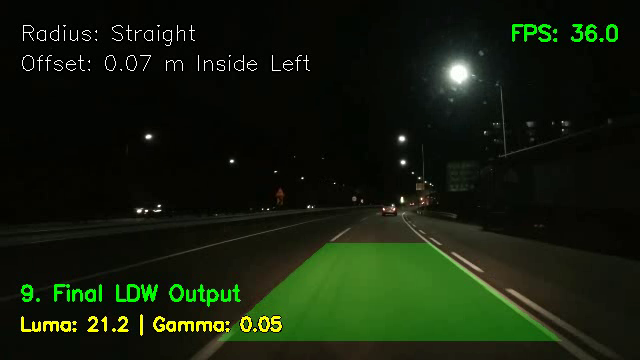
#> input picture frame 26 of adas_final_output.mp4, 640 x 360 px, given in place of test3.mp4, which was not available
$ python main.py
#> lines starting #> are read from the running program, lines starting #| are printed output that depends on the picture; after the words box and inside, x2 and y2 are one past the last pixel; in counts of white or black regions, pixels touching at a corner belong together
#> in main, frame is the input picture: shape (360, 640, 3); mean B, G, R 11.6, 29, 19.5
### pipeline/step1_preprocessing.py
import cv2
import numpy as np

def auto_adjust_gamma(image, min_gamma=0.05, max_gamma=2.0):
#> called with min_gamma = 0.05, max_gamma = 2
    height, width = image.shape[:2]

    x_start = int(width * 0.1)
    x_end = int(width * 0.9)

    y_start, y_end = int(height * 0.4), height
    road_roi = image[y_start:y_end, x_start:x_end]
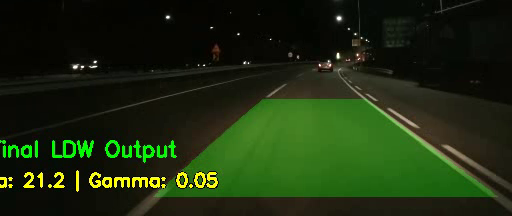
#> road_roi: shape (216, 512, 3); mean B, G, R 14.5, 43.5, 28

    gray_roi = cv2.cvtColor(road_roi, cv2.COLOR_BGR2GRAY)
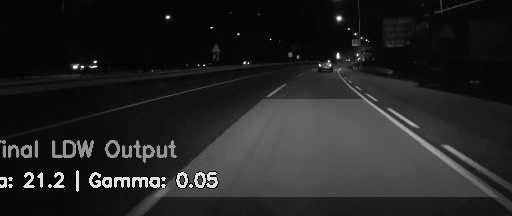
#> gray_roi: shape (216, 512); min 0, max 255, mean 35.5
    mean_brightness_road = np.mean(gray_roi)
#> mean_brightness_road = 35.5

    gamma = np.interp(mean_brightness_road, [20, 60, 100, 140, 180], [0.05, 0.15, 0.4, 1.00, 2.00])
#> gamma = 0.0888
    #gamma = np.interp(mean_brightness_road, [20, 60, 100, 140, 180], [0.4, 0.8, 1.0, 1.5, 2.5])
    gamma = np.clip(gamma, min_gamma, max_gamma)

    table = np.array([((i / 255.0) ** gamma) * 255
                      for i in np.arange(0, 256)]).astype("uint8")
#> table = 256 values from 0 to 255

    corrected = cv2.LUT(image, table)
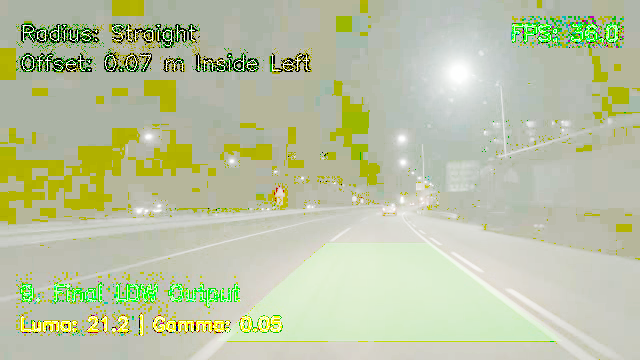
#> corrected: shape (360, 640, 3); mean B, G, R 163.3, 195, 187.2

    roi_rect = (x_start, y_start, x_end, y_end)

    return corrected, gamma, mean_brightness_road, roi_rect

def process_frame(frame, block_size=61, C_value=-15):
    frame_gamma, gamma_value, mean_bright, roi_rect = auto_adjust_gamma(frame)
#> gamma_value = 0.0888; mean_bright = 35.5; roi_rect = (64, 144, 576, 360)

    lab = cv2.cvtColor(frame_gamma, cv2.COLOR_BGR2LAB)
#> lab: shape (360, 640, 3); mean of channels 0, 1, 2 198.2, 121.5, 141.4
    L = lab[:, :, 0]
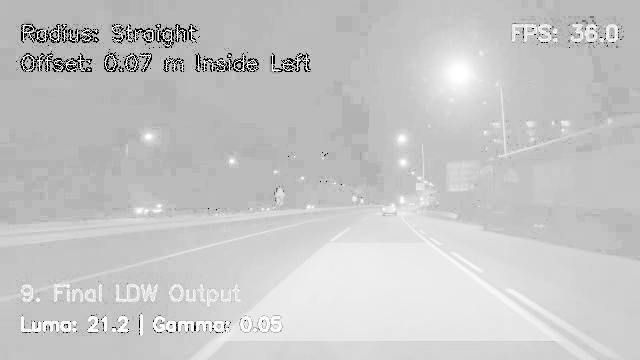
#> L: shape (360, 640); min 0, max 255, mean 198.2

    clahe = cv2.createCLAHE(clipLimit=2, tileGridSize=(8, 8))
    L_clahe = clahe.apply(L)
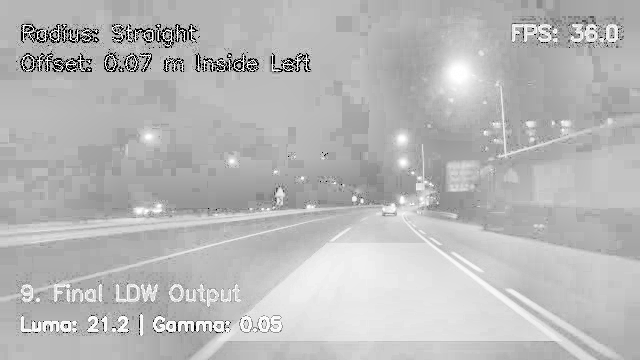
#> L_clahe: shape (360, 640); min 1, max 255, mean 184.3

    binary = cv2.adaptiveThreshold(
        L_clahe,
        255,
        cv2.ADAPTIVE_THRESH_GAUSSIAN_C,
        cv2.THRESH_BINARY,
        block_size,
        C_value
    )
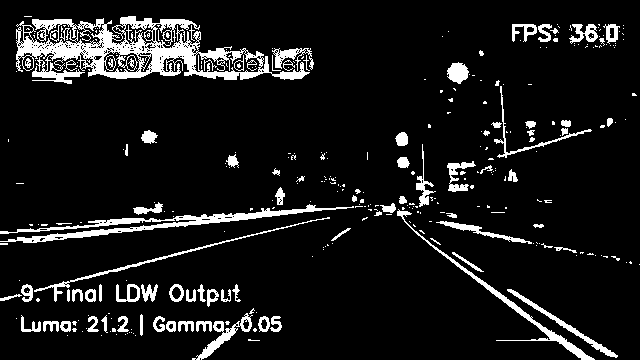
#> binary: shape (360, 640); 9.5% white; 336 white regions (247 under 20 px), largest, box (x1, y1, x2, y2) and area: (16, 16, 310, 84) 7354, (0, 204, 354, 243) 2419, (397, 209, 595, 360) 1164

    kernel_horizontal = cv2.getStructuringElement(cv2.MORPH_RECT, (35, 1))
    horizontal_noise = cv2.morphologyEx(binary, cv2.MORPH_OPEN, kernel_horizontal)
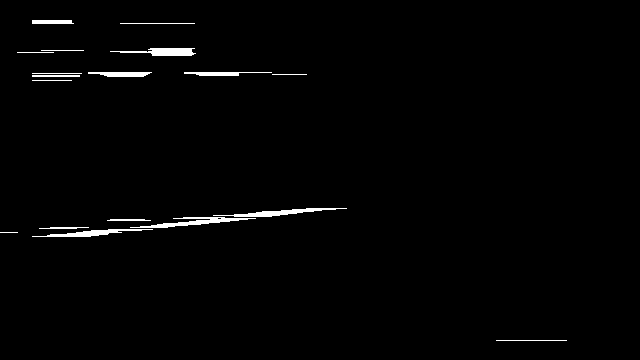
#> horizontal_noise: shape (360, 640); 1.3% white; 18 white regions (1 under 20 px), largest, box (x1, y1, x2, y2) and area: (130, 217, 256, 228) 486, (213, 208, 347, 217) 433, (110, 48, 196, 56) 410

    binary_no_horizontal = cv2.subtract(binary, horizontal_noise)
#> binary_no_horizontal: shape (360, 640); 8.2% white; 417 white regions (295 under 20 px), largest, box (x1, y1, x2, y2) and area: (16, 18, 176, 73) 2928, (146, 25, 269, 76) 1416, (397, 209, 565, 340) 834
    kernel_vertical = cv2.getStructuringElement(cv2.MORPH_RECT, (1, 35))
    binary_cleaned = cv2.morphologyEx(binary_no_horizontal, cv2.MORPH_OPEN, kernel_vertical)
#> binary_cleaned: shape (360, 640); 0.02% white in thin lines or dots, all inside (x1, y1, x2, y2) = (423, 151, 424, 191)
#> (the rest of the program and of its run is left out)
